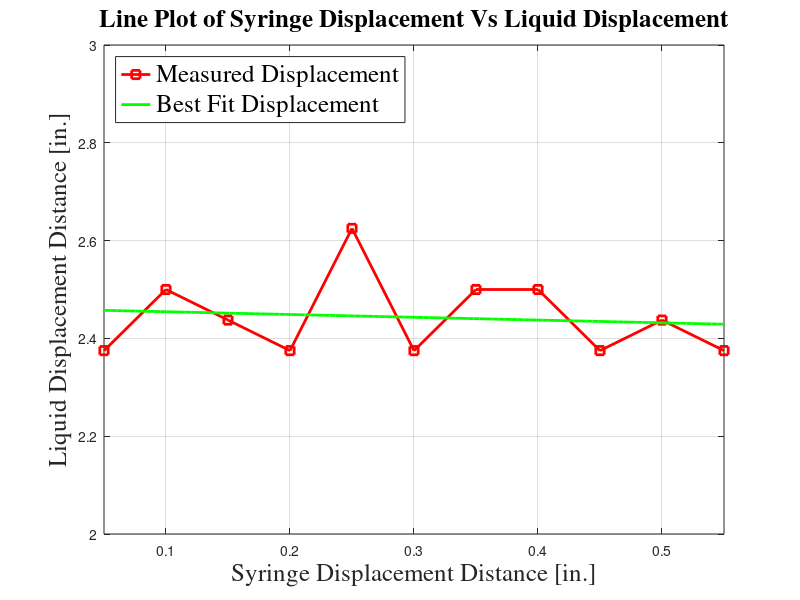

MATLAB code for this plot:
try
    %Measured data
    inches = [19/8 5/2 39/16 19/8 21/8 19/8 5/2 5/2 19/8 39/16 19/8]
    rotations = [1/20 2/20 3/20 4/20 5/20 6/20 7/20 8/20 9/20 10/20 11/20]

    %plot raw measured data
    a = plot(rotations, inches,'s-')
    set(a,'linewidth',2,'color','r','markersize',6)
    hold on
    
    %plot line of best fit
    Fit = polyfit(rotations,inches,1);
    xFit = linspace(rotations(1),rotations(11),100)
    yFit = polyval(Fit, xFit)
    a = plot(xFit,yFit)
    set(a,'linewidth',2,'color','g','markersize',6)
    
    %format plot and add labels/legend
    grid on
    axis([1/20 11/20 2 3])
    a = ylabel('Liquid Displacement Distance [in.]')
    set(a,'fontsize',18,'fontname','times')
    a = xlabel('Syringe Displacement Distance [in.]')
    set(a,'fontsize',18,'fontname','times')
    a = title('Line Plot of Syringe Displacement Vs Liquid Displacement')
    set(a,'fontsize',18,'fontname','times')
    a = legend({'Measured Displacement','Best Fit Displacement'},'Location','northwest')
    set(a,'fontsize',18,'fontname','times')
    
    %save plot as png
    print('-dpng','-r300','syringeCompressionVsLiquidDisplacement.png')
    
catch ME
    ME.message
end
